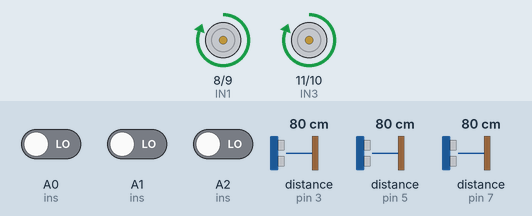
Recording of a sketch running on a simulated Arduino Uno, built with avr-gcc and run on an emulated ATmega328P. On the bench: motor-driver pin pairs drawn as motors (green arrow = first pin HIGH = forward, orange = second pin HIGH = backward, longer = more drive). Wiring (inferred from the names in the program): ultrasonic range finder: trigger pin 2; echo pin 3. The inputs (shaded band) are chosen by the test bench; at power-on: distance to the obstacle (sensors on pin 3, pin 5, pin 7) 80 cm, A0 (ins) LOW, A1 (ins) LOW, A2 (ins) LOW. The echo pulse lasts 58.3 µs per cm.

Above: at 1.2 s.
1.3 s: distance to the obstacle (sensor on pin 3) set to 22 cm
2.8 s: distance to the obstacle (sensor on pin 3) set to 19 cm
At 3.26 s:
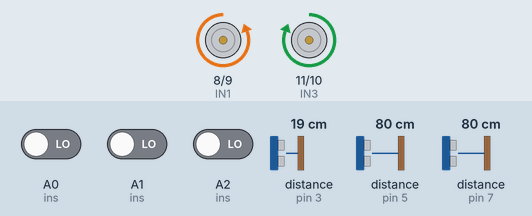
At 4.29 s:
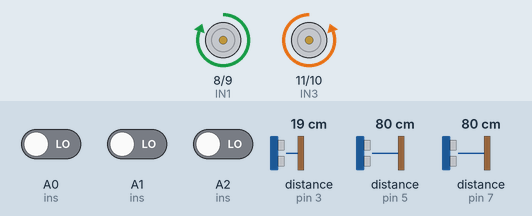
5.8 s: A0 (ins) driven HIGH
At 5.94 s:
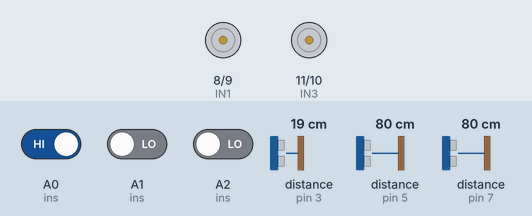
8.8 s: distance to the obstacle (sensor on pin 3) set to 11 cm
11.8 s: distance to the obstacle (sensor on pin 3) set to 8 cm
At 12.99 s:
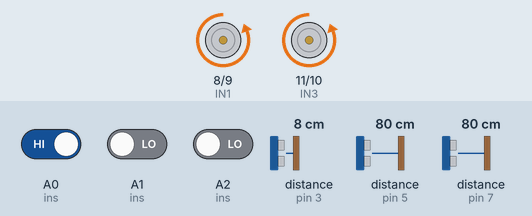
14.8 s: distance to the obstacle (sensor on pin 3) set to 18 cm
Timing chart, 0 to 18.8 s (numbered marks = the images above; inputs shaded):
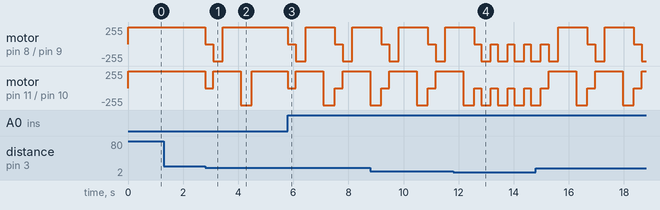

Measured:
- the behaviour switches between 21 and 20 cm on distance to the obstacle (sensor on pin 3) (found by bisection; images 0 and 1)
- the behaviour switches between 10 and 9 cm on distance to the obstacle (sensor on pin 3) (found by bisection; images 3 and 4)
- after the input at 1.3 s, every drawn part: stays the same
- after the input at 2.8 s, motor on pin 8 (IN1) / pin 9 (IN2): forward 255/255 → stopped at once, → backward 255/255 0.29 s later, → forward 255/255 0.35 s later; motor on pin 11 (IN3) / pin 10 (IN4): forward 255/255 → stopped at once, → forward 255/255 0.29 s later, → backward 255/255 1.0 s later, → forward 255/255 0.40 s later

The sketch:

robot_4wd_ino.ino
```cpp
/*
  =============================================================================
 * 4WD Robot — DO NOT REVERSE VERSION (Memory Spin Logic)
  =============================================================================
 */

const uint8_t IN1 = 8;   const uint8_t IN2 = 9;
const uint8_t IN3 = 11;  const uint8_t IN4 = 10;

const uint8_t TRIG_FRONT = 2,  ECHO_FRONT = 3;
const uint8_t TRIG_RIGHT = 4,  ECHO_RIGHT = 5;
const uint8_t TRIG_LEFT  = 6,  ECHO_LEFT  = 7;

const uint8_t LINE_RIGHT  = A0;
const uint8_t LINE_CENTER = A1;
const uint8_t LINE_LEFT   = A2;

const bool LINE_DETECTS_BLACK_AS_HIGH = true;

const uint16_t OBSTACLE_LIMIT = 20;
const uint16_t CRITICAL_LIMIT = 8;

// أوقات المناورة
const unsigned long TURN_OUT_MS    = 350;
const unsigned long PASS_OBSTACLE_MS = 650;
const unsigned long TURN_IN_MS     = 400;

enum RobotState { LINE_FOLLOW, AVOID_EVALUATE, AVOID_REVERSE, AVOID_TURN_OUT, AVOID_FORWARD, AVOID_TURN_IN, AVOID_RETURN_LINE };
RobotState state = LINE_FOLLOW;
unsigned long stateStartMs = 0;

// ذاكرة الاتجاه: 0=نص, 1=يمين, 2=شمال
int lastSeen = 0;
bool avoidedToRight = true;

// =============================================================================
//  Motor Functions
// =============================================================================
void motorStop()     { digitalWrite(IN1, LOW);  digitalWrite(IN2, LOW);  digitalWrite(IN3, LOW);  digitalWrite(IN4, LOW); }
void motorForward()  { digitalWrite(IN1, HIGH); digitalWrite(IN2, LOW);  digitalWrite(IN3, HIGH); digitalWrite(IN4, LOW); }
void motorBackward() { digitalWrite(IN1, LOW);  digitalWrite(IN2, HIGH); digitalWrite(IN3, LOW);  digitalWrite(IN4, HIGH); }

// الدوران في المكان
void pivotLeft()  { digitalWrite(IN1, HIGH); digitalWrite(IN2, LOW); digitalWrite(IN3, LOW);  digitalWrite(IN4, HIGH); }
void pivotRight() { digitalWrite(IN1, LOW);  digitalWrite(IN2, HIGH); digitalWrite(IN3, HIGH); digitalWrite(IN4, LOW); }

// =============================================================================
//  Sensors
// =============================================================================
int ping(uint8_t trig, uint8_t echo) {
  digitalWrite(trig, LOW); delayMicroseconds(2);
  digitalWrite(trig, HIGH); delayMicroseconds(10);
  digitalWrite(trig, LOW);
  long dur = pulseIn(echo, HIGH, 20000);
  return (dur == 0) ? 200 : dur / 58;
}

bool seesLine(uint8_t pin) {
  return (digitalRead(pin) == (LINE_DETECTS_BLACK_AS_HIGH ? HIGH : LOW));
}

void enterState(RobotState s) { state = s; stateStartMs = millis(); }

// =============================================================================
//  Line Follower (THE FIX IS HERE)
// =============================================================================
void runLineFollow() {
  bool L = seesLine(LINE_LEFT);
  bool C = seesLine(LINE_CENTER);
  bool R = seesLine(LINE_RIGHT);

  if (C) {
    motorForward();
    lastSeen = 0;
  }
  else if (L) {
    pivotLeft();
    lastSeen = 2; // حفظنا إن الخط كان شمال
  }
  else if (R) {
    pivotRight();
    lastSeen = 1; // حفظنا إن الخط كان يمين
  }
  else {
    // ---- حالة التوهان وفقدان الخط ----

    if (lastSeen == 2) {
      pivotLeft();  // كمل دوران شمال لغاية ما تمسكه
    } else if (lastSeen == 1) {
      pivotRight(); // كمل دوران يمين لغاية ما تمسكه
    } else {
      motorForward(); // لو فقدته وهي ماشية مستقيم، تكمل مستقيم ثواني لحد ما تلقطه
    }
  }
}

// =============================================================================
//  Avoidance Logic
// =============================================================================
void runAvoidance() {
  unsigned long elapsed = millis() - stateStartMs;

  switch (state) {
    case AVOID_EVALUATE:
      motorStop();
      if (elapsed >= 250) {
        int dF = ping(TRIG_FRONT, ECHO_FRONT);
        if (dF <= CRITICAL_LIMIT) { motorBackward(); enterState(AVOID_REVERSE); }
        else {
          int dR = ping(TRIG_RIGHT, ECHO_RIGHT); delay(30);
          int dL = ping(TRIG_LEFT, ECHO_LEFT);
          if (dR >= dL) { pivotRight(); avoidedToRight = true; }
          else { pivotLeft(); avoidedToRight = false; }
          enterState(AVOID_TURN_OUT);
        }
      }
      break;

    case AVOID_REVERSE: // دي للفرملة الشديدة قدام العائق فقط، مش للخط!
      if (elapsed >= 350) enterState(AVOID_EVALUATE);
      break;

    case AVOID_TURN_OUT:
      if (elapsed >= TURN_OUT_MS) { motorForward(); enterState(AVOID_FORWARD); }
      break;

    case AVOID_FORWARD:
      if (elapsed >= PASS_OBSTACLE_MS) {
        if (avoidedToRight) pivotLeft(); else pivotRight();
        enterState(AVOID_TURN_IN);
      }
      break;

    case AVOID_TURN_IN:
      if (elapsed >= TURN_IN_MS) {
        motorForward(); // تنطلق للأمام لتقاطع الخط
        enterState(AVOID_RETURN_LINE);
      }
      break;

    case AVOID_RETURN_LINE:
      // مجرد ما أي حساس يلمس الخط، ارجع فوراً لعملية تتبع الخط
      if (seesLine(LINE_CENTER) || seesLine(LINE_LEFT) || seesLine(LINE_RIGHT)) {
        lastSeen = 0; // نصفر الذاكرة
        enterState(LINE_FOLLOW);
      }
      // حماية: لو طولت أوي وما لقتش الخط، تقف مكانها أأمن من إنها تهرب
      else if (elapsed > 2000) {
        motorStop();
      }
      break;
  }
}

void setup() {
  const uint8_t outs[] = { IN1, IN2, IN3, IN4, TRIG_FRONT, TRIG_RIGHT, TRIG_LEFT };
  for (int i=0; i<7; i++) pinMode(outs[i], OUTPUT);
  const uint8_t ins[] = { ECHO_FRONT, ECHO_RIGHT, ECHO_LEFT, LINE_RIGHT, LINE_CENTER, LINE_LEFT };
  for (int i=0; i<6; i++) pinMode(ins[i], INPUT);
  motorStop();
}

void loop() {
  if (state == LINE_FOLLOW) {
    int dF = ping(TRIG_FRONT, ECHO_FRONT);
    if (dF > 0 && dF < OBSTACLE_LIMIT) {
      enterState(AVOID_EVALUATE);
    } else {
      runLineFollow();
    }
  } else {
    runAvoidance();
  }
}
```
